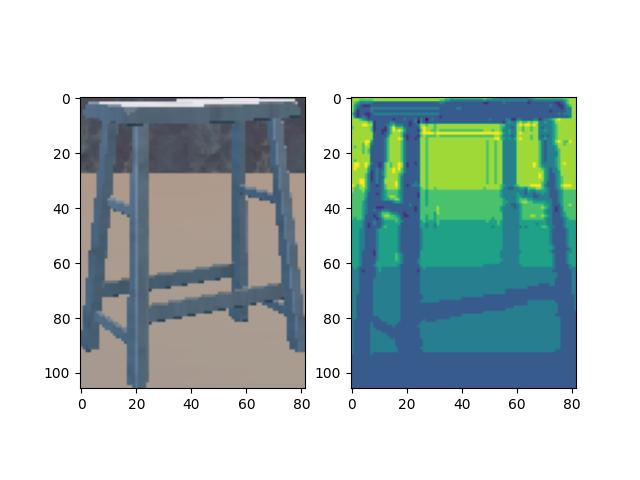

This figure's Python source:
import matplotlib.pyplot as plt 
import cv2 
IDX = 10
img = cv2.imread(f"chairs22/{IDX}.jpg")
img = cv2.cvtColor(img, cv2.COLOR_BGR2RGB)
depth = cv2.imread(f"chairs22/{IDX}_d.jpg", cv2.IMREAD_GRAYSCALE)
fig, axs = plt.subplots(1, 2)
axs[0].imshow(img)
axs[1].imshow(depth, cmap="viridis")
plt.savefig("vis.jpg")
